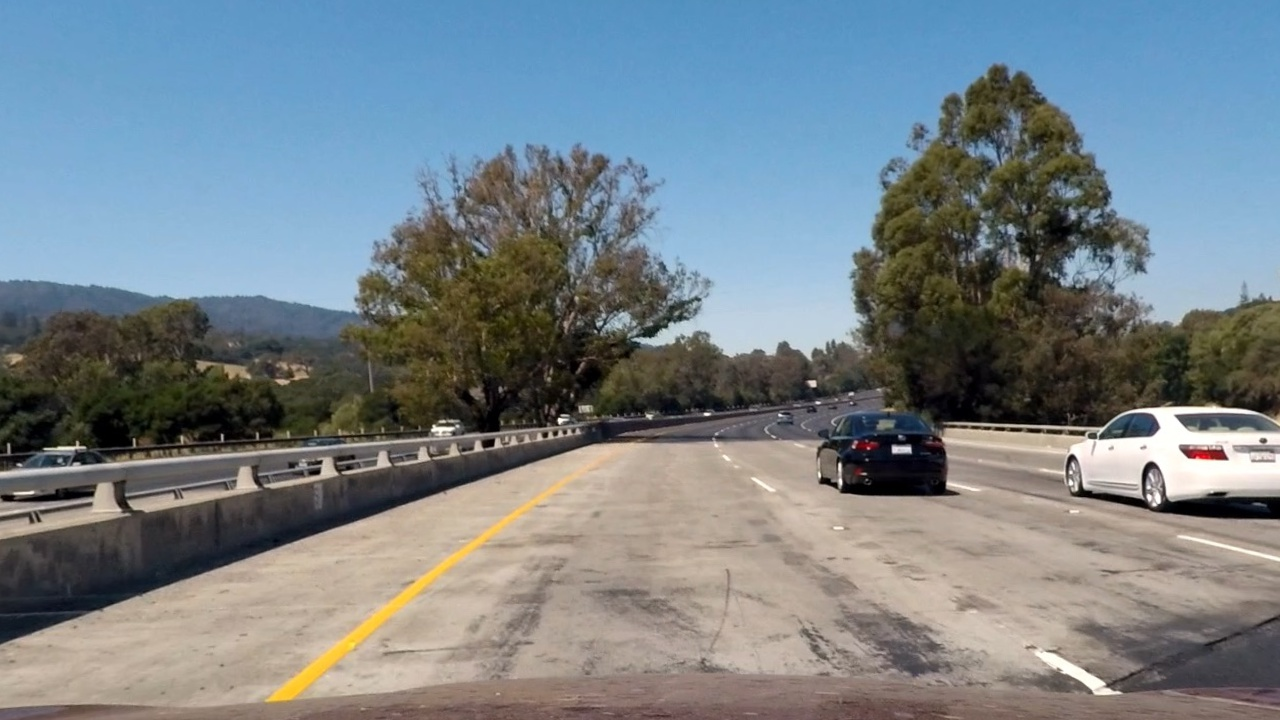
#> input picture test_images/test1_undist.jpg, 1280 x 720 px
$ python bin_thresh.py   (older library calls are emulated)
#> lines starting #> are read from the running program, lines starting #| are printed output that depends on the picture; after the words box and inside, x2 and y2 are one past the last pixel; in counts of white or black regions, pixels touching at a corner belong together
#> further down, exampleImg_undistort is the input picture: shape (720, 1280, 3); mean B, G, R 136.2, 130, 119.3
import numpy as np
import cv2
import glob
import pickle
import matplotlib.pyplot as plt

def thresholded_binary(undistorted_img):
    """
    :param undistorted_img:
        Source image (undistorted) for thresholding (combination thresholding from Sobel x gradient + HLS S channel + HSV V channel)

    :return:
        Returns a colour binary image for visualisation purposes and a
        binary thresholded image for use in lane finding.
    """

    # Sobel x gradient
    gray = cv2.cvtColor(undistorted_img, cv2.COLOR_RGB2GRAY)
    sobelx = cv2.Sobel(gray, cv2.CV_64F, 1, 0) # Take the derivative in x
    abs_sobelx = np.absolute(sobelx) # Absolute x derivative to accentuate lines away from horizontal
    scaled_sobel = np.uint8(255 * abs_sobelx / np.max(abs_sobelx))

    # Threshold x gradient
    thresh_min = 20
    thresh_max = 100
    sxbinary = np.zeros_like(scaled_sobel)
    sxbinary[(scaled_sobel >= thresh_min) & (scaled_sobel <= thresh_max)] = 1

    # Convert to HLS color space and separate the S channel
    # Note: img is the undistorted image
    hls = cv2.cvtColor(undistorted_img, cv2.COLOR_RGB2HLS).astype("float")
    s_channel = hls[:,:,2]
    s_binary = np.zeros_like(s_channel)
    s_thresh_min = 100
    s_thresh_max = 255
    s_binary[(s_channel >= s_thresh_min) & (s_channel <= s_thresh_max)] = 1

    # Convert to HSV color space and separate the V channel
    # Note: img is the undistorted image
    hsv = cv2.cvtColor(undistorted_img, cv2.COLOR_RGB2HSV).astype("float")
    v_channel = hsv[:,:,2]
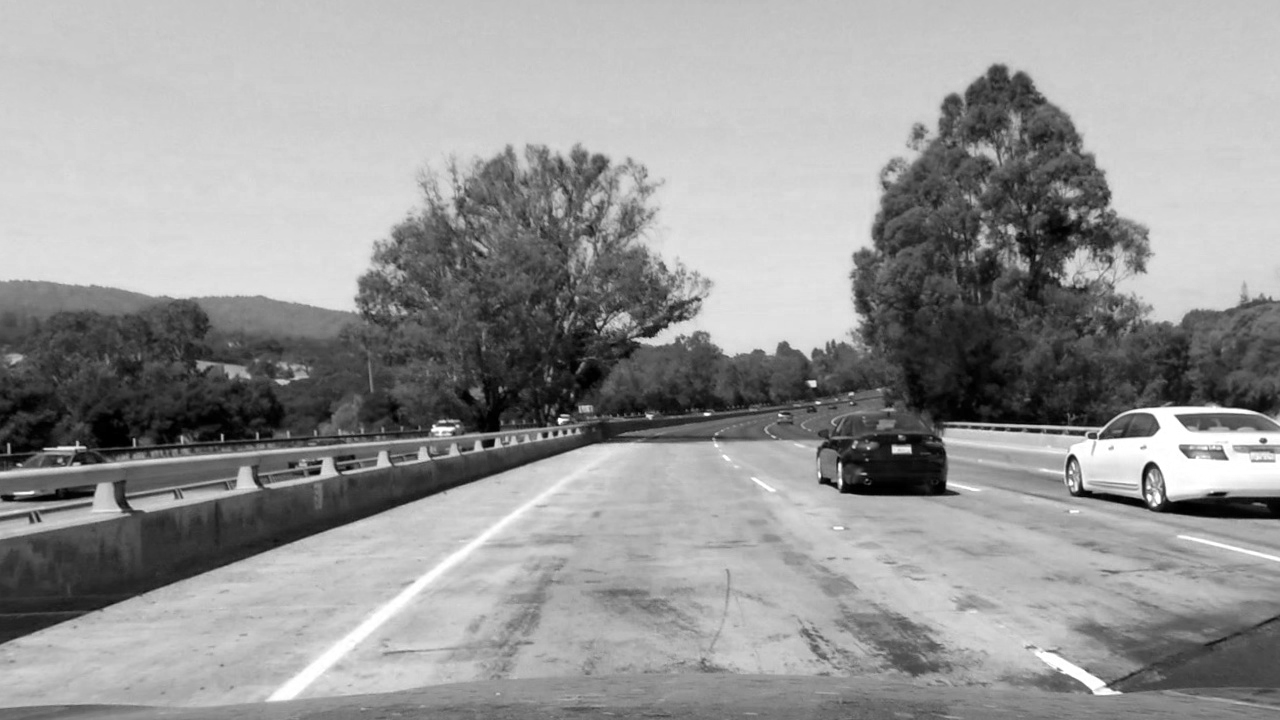
#> v_channel: shape (720, 1280) float64; min 0, max 255, mean 150.4
    v_binary = np.zeros_like(v_channel)
    v_thresh_min = 50
    v_thresh_max = 255
    v_binary[(v_channel >= v_thresh_min) & (v_channel <= v_thresh_max)] = 1

    # use bitand to obtian the threshold binary for s channel and v channeel
    s_v_binary = np.zeros_like(s_channel)
    s_v_binary[(s_binary == 1) & (v_binary == 1)] =  1

    # Stack each channel to view their individual contributions in green (sxbinary) and blue (s_v_binary) respectively
    # This returns a stack of the two binary images, whose components you can see as different colors
    color_binary = np.dstack((np.zeros_like(sxbinary), sxbinary, s_v_binary))

    # Combine the two binary thresholds
    combined_binary = np.zeros_like(sxbinary)
    combined_binary[(s_v_binary == 1) | (sxbinary == 1)] = 1

    # create a mask to filter out pixels inside the shape from src points
    vertices = np.array([[[575+50, 464+50],
                 [730-50, 464+50],
                 [1100-100, 682],
                 [280+100, 682]]], dtype=np.int32 )
    mask = np.ones_like(combined_binary)
    cv2.fillPoly(mask, vertices, 0)
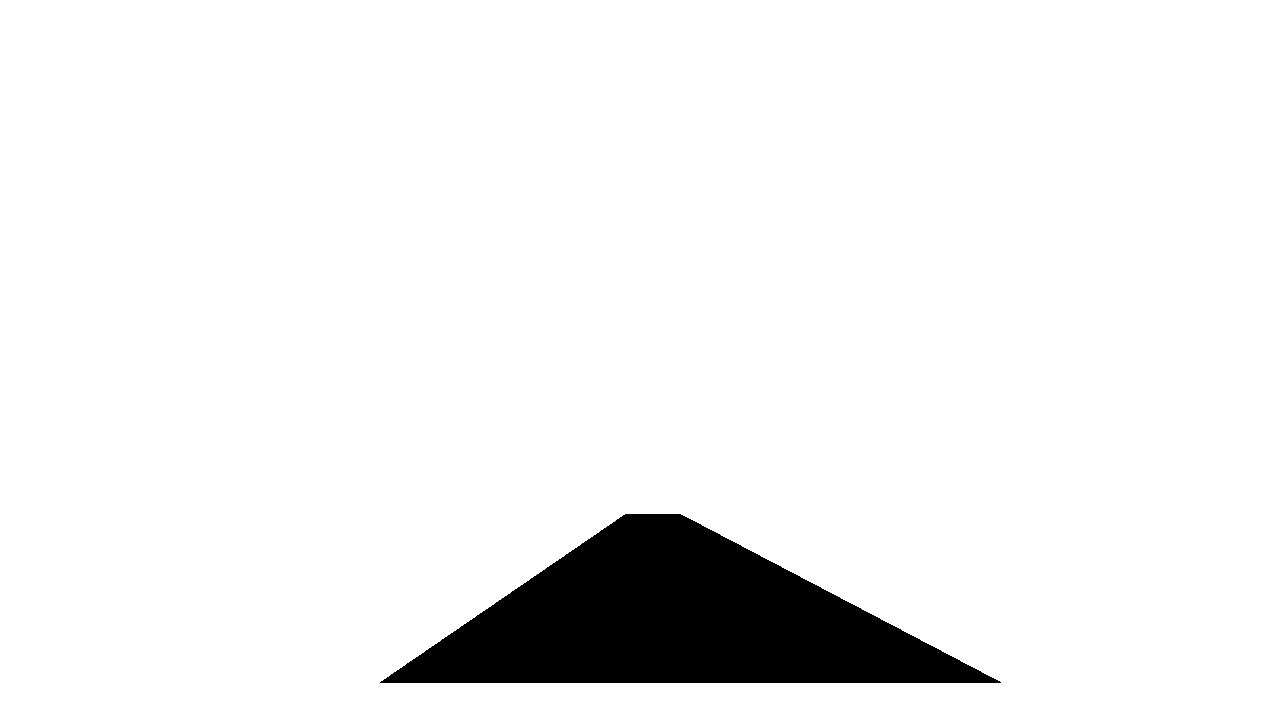
#> mask: shape (720, 1280); values 0 (black) and 1 (white), 93.8% white; 1 black region, box (x1, y1, x2, y2) and area: (380, 514, 1001, 683) 57325
    combined_binary = cv2.bitwise_and(combined_binary, mask)

    return color_binary, combined_binary

# load undistorted image
exampleImg_undistort  = cv2.imread('./test_images/test1_undist.jpg')
exampleImg_undistort = cv2.cvtColor(exampleImg_undistort, cv2.COLOR_BGR2RGB)

color_binary, combined_binary = thresholded_binary(exampleImg_undistort)
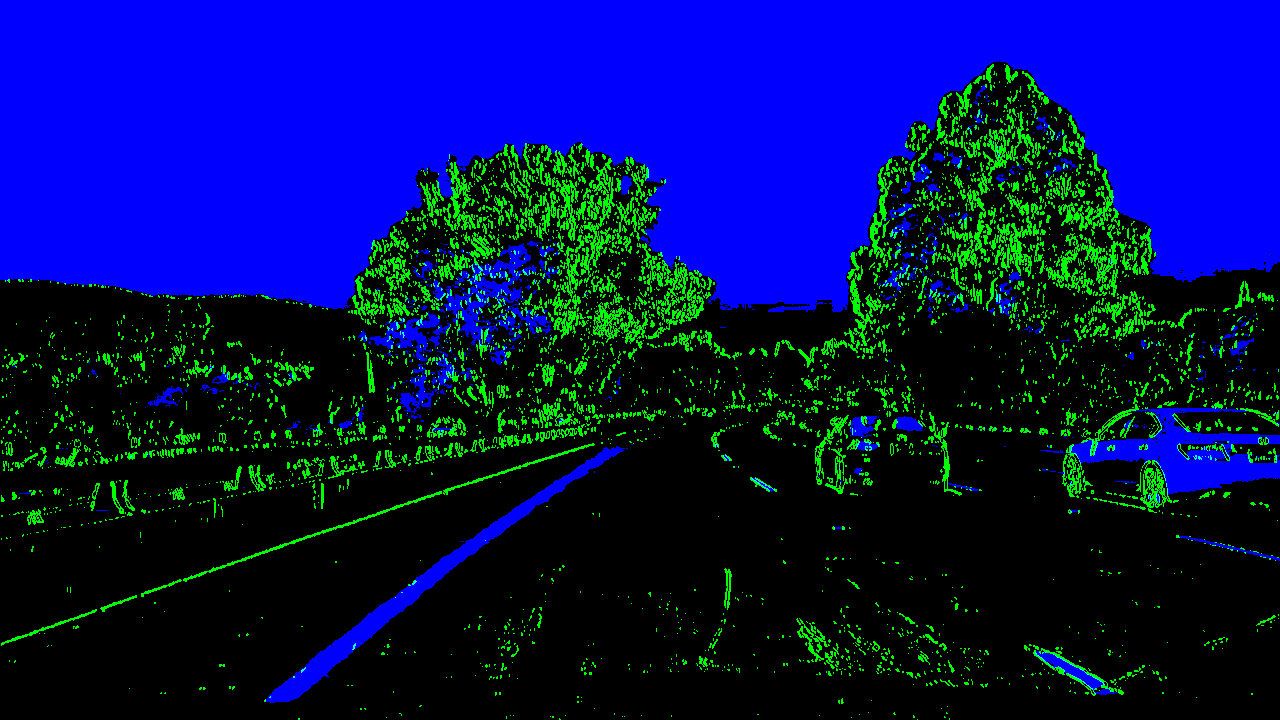
#> color_binary: shape (720, 1280, 3) float64; mean R, G, B 0, 0.0632, 0.344
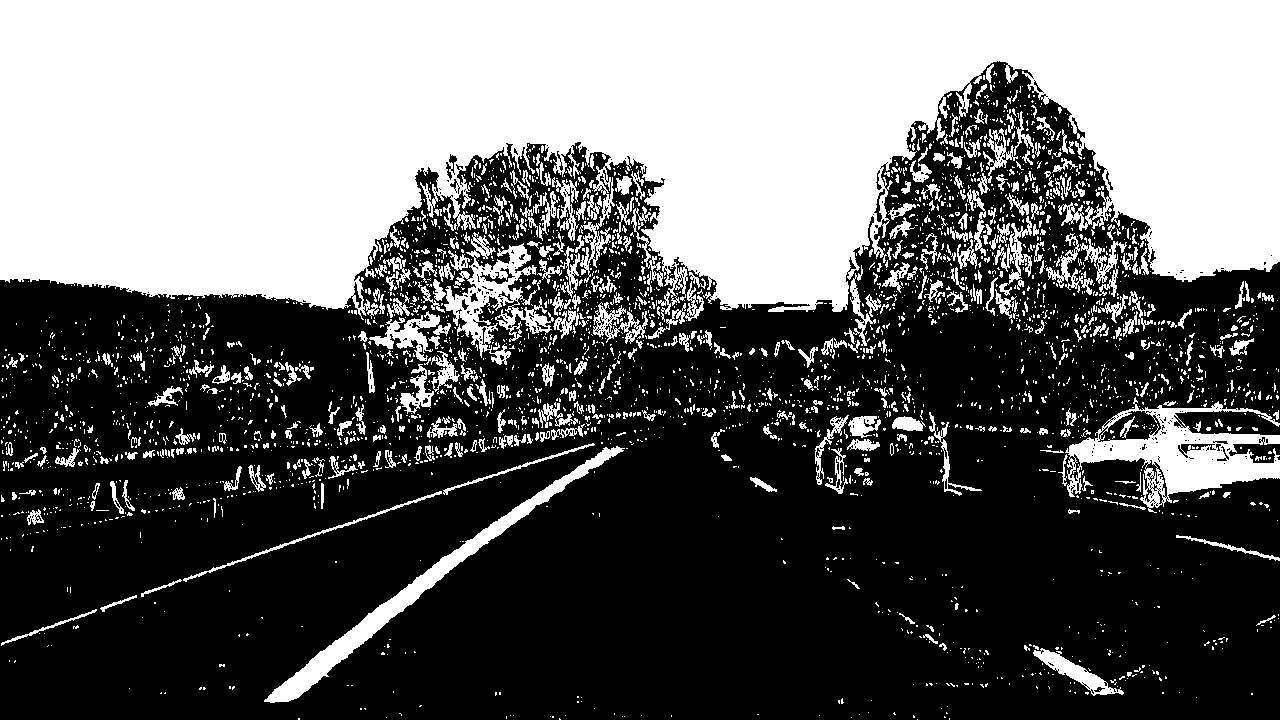
#> combined_binary: shape (720, 1280); values 0 (black) and 1 (white), 40.3% white; 3385 white regions (2918 under 20 px), largest, box (x1, y1, x2, y2) and area: (0, 0, 1280, 322) 296414, (1065, 397, 1280, 513) 9195, (264, 446, 625, 703) 6384

# Plotting thresholded images
f, (ax1, ax2) = plt.subplots(1, 2, figsize=(20,10))
ax1.set_title("Stacked thresholds")
ax1.imshow(color_binary)
ax1.axis("off");

# save as file
binary = 255 * color_binary.astype("uint8")
binary = cv2.cvtColor(binary, cv2.COLOR_RGB2BGR)
cv2.imwrite("output_images/color_binary_test1.jpg", binary)

ax2.set_title("Combined S channel and gradient thresholds")
ax2.imshow(combined_binary, cmap="gray")
ax2.axis("off");
plt.show()

# save as file
binary = 255 * combined_binary.astype("uint8")
cv2.imwrite("output_images/combined_binary_test1.jpg", binary)
